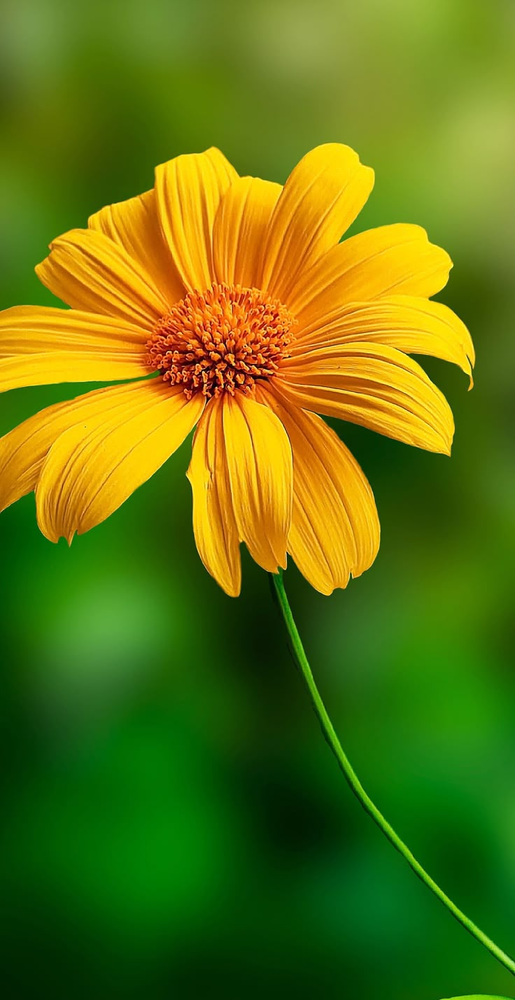
#> input picture flower.png, 515 x 1000 px, shrunk from 736 x 1429 before the run, found by its file name
$ python FindContours.py
#> lines starting #> are read from the running program, lines starting #| are printed output that depends on the picture; after the words box and inside, x2 and y2 are one past the last pixel; in counts of white or black regions, pixels touching at a corner belong together
# contour: finding boundary of any shape by points or lines
# syntax: contours,hierarchy=cv2.findContours(image,mode,method)
# image -> binary, mode-> 1. How many contours 2. what kind of contours
# mode-> 1. RETR_TREE= internal+ext+hierarchy, 2. create_external=outermost shapes,retr_list=internal+ext(without hierarchy)
# contour = return as list, hierarchy = relation b/w contour
import cv2

img = cv2.imread("flower.png")
#> img is the input picture: shape (1000, 515, 3); mean B, G, R 14.5, 117.7, 96
gray = cv2.cvtColor(img, cv2.COLOR_BGR2GRAY)
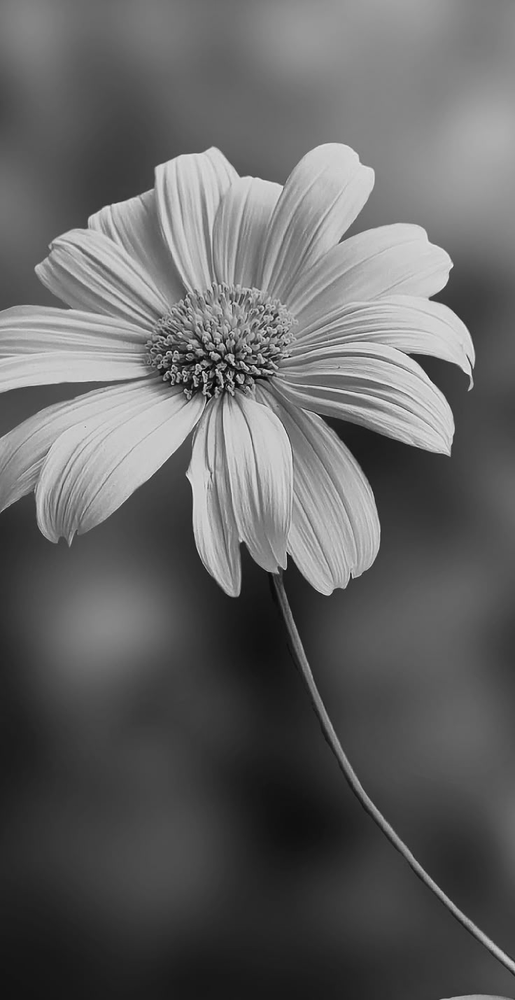
#> gray: shape (1000, 515); min 3, max 238, mean 99.5

edges = cv2.Canny(gray, 50, 150)
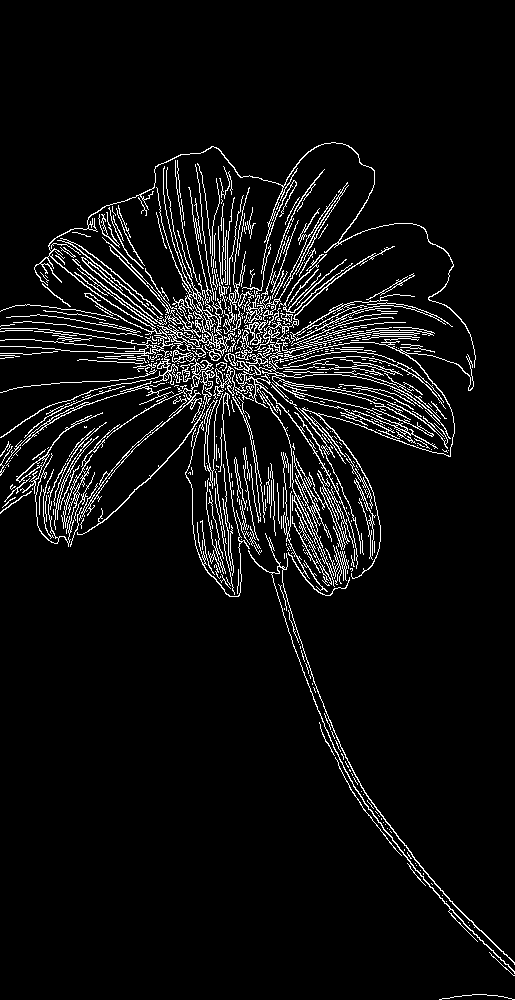
#> edges: shape (1000, 515); 6% white in thin lines or dots, all inside (x1, y1, x2, y2) = (0, 142, 515, 1000)

contours, hierarchy = cv2.findContours(
    edges, cv2.RETR_EXTERNAL, cv2.CHAIN_APPROX_SIMPLE
)
#> contours = 583 contours, 521 with area under 20; largest, box (x1, y1, x2, y2) and area: (0, 142, 476, 438) 1908, (213, 353, 451, 449) 678, (81, 350, 213, 517) 468, (248, 533, 515, 974) 408, (244, 182, 349, 324) 407

cv2.drawContours(img, contours, -1, (0, 255, 0), 2)
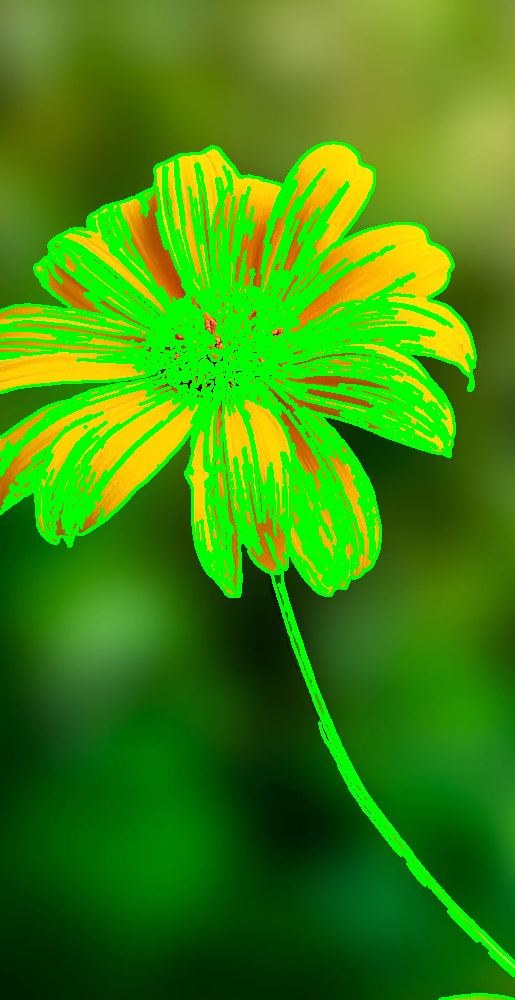
#> img: shape (1000, 515, 3); 17.25% of pixels changed, all inside (x1, y1, x2, y2) = (0, 141, 515, 1000)

cv2.imshow("Edges", edges)
cv2.imshow("Contours", img)
cv2.waitKey(0)
cv2.destroyAllWindows()

# syntax: cv2.drawContours(image,contours,contour_index,color,thickness)

$ run again, with ganesha.jpg saved as flower.png
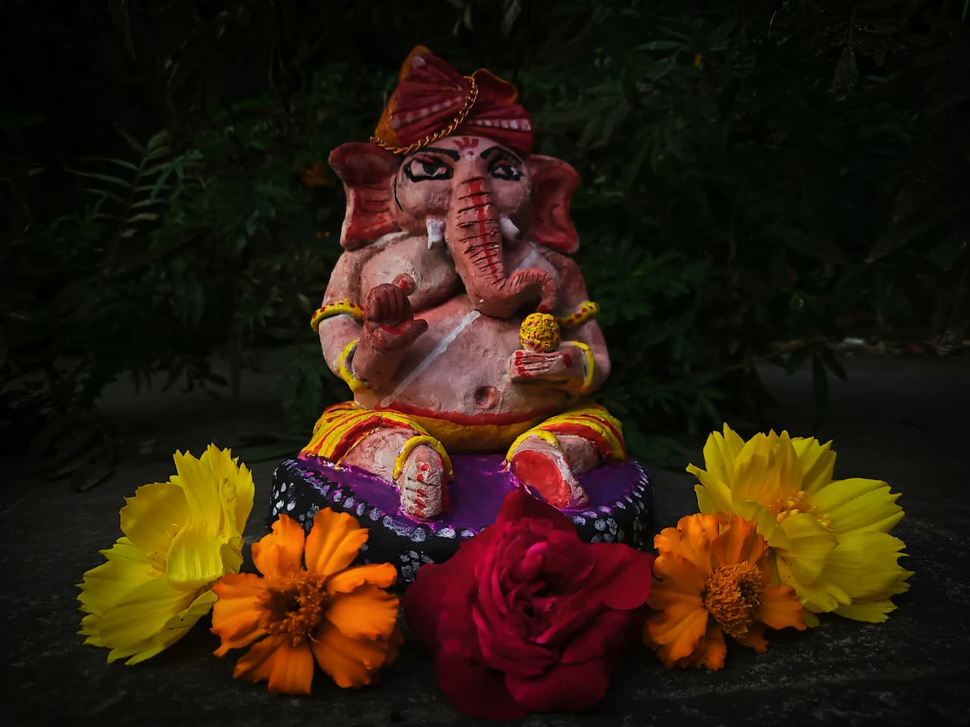
#> input picture ganesha.jpg, 970 x 727 px, shrunk from 1280 x 960 before the run, found by its file name
#> img is the input picture: shape (727, 970, 3); mean B, G, R 15.2, 29.7, 46.6
#> `edges = cv2.Canny(gray, 50, 150)`:
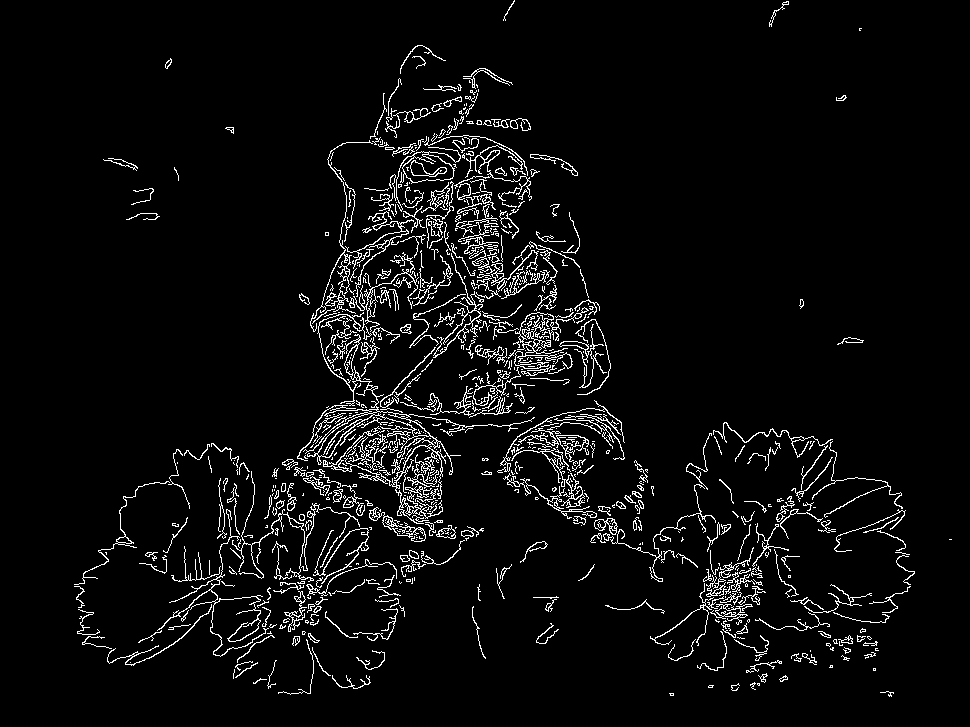
#> edges: shape (727, 970); 4.8% white in thin lines or dots, all inside (x1, y1, x2, y2) = (74, 0, 952, 697)
#> contours = 722 contours, 586 with area under 20; largest, box (x1, y1, x2, y2) and area: (297, 312, 535, 524) 2140, (389, 147, 461, 212) 1127, (514, 312, 573, 369) 788, (559, 324, 607, 388) 374, (369, 507, 426, 542) 362
#> `cv2.drawContours(img, contours, -1, (0, 255, 0), 2)`:
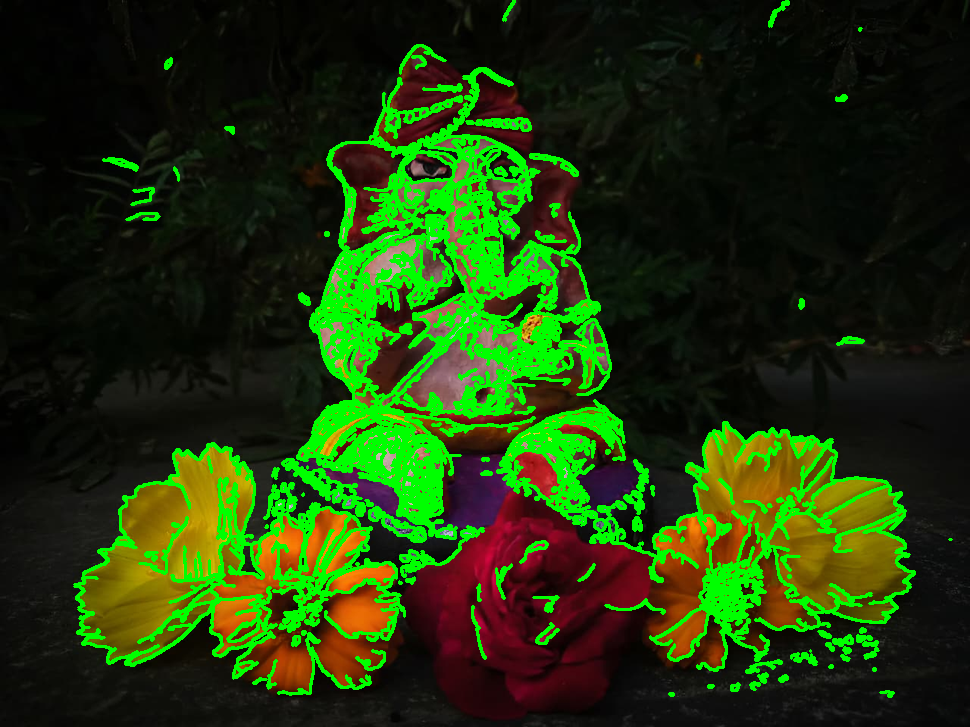
#> img: shape (727, 970, 3); 13.71% of pixels changed, all inside (x1, y1, x2, y2) = (73, 0, 953, 698)
